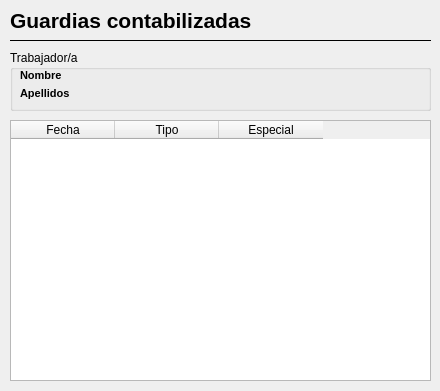
<?xml version="1.0" encoding="UTF-8"?>
<ui version="4.0">
 <class>Dialog</class>
 <widget class="QDialog" name="Dialog">
  <property name="geometry">
   <rect>
    <x>0</x>
    <y>0</y>
    <width>440</width>
    <height>391</height>
   </rect>
  </property>
  <property name="minimumSize">
   <size>
    <width>440</width>
    <height>391</height>
   </size>
  </property>
  <property name="maximumSize">
   <size>
    <width>440</width>
    <height>391</height>
   </size>
  </property>
  <property name="windowTitle">
   <string>Detalle</string>
  </property>
  <widget class="QLabel" name="label_5">
   <property name="geometry">
    <rect>
     <x>10</x>
     <y>10</y>
     <width>271</width>
     <height>21</height>
    </rect>
   </property>
   <property name="font">
    <font>
     <pointsize>16</pointsize>
     <weight>75</weight>
     <bold>true</bold>
    </font>
   </property>
   <property name="text">
    <string>Guardias contabilizadas</string>
   </property>
  </widget>
  <widget class="Line" name="line">
   <property name="geometry">
    <rect>
     <x>10</x>
     <y>30</y>
     <width>421</width>
     <height>20</height>
    </rect>
   </property>
   <property name="frameShadow">
    <enum>QFrame::Plain</enum>
   </property>
   <property name="orientation">
    <enum>Qt::Horizontal</enum>
   </property>
  </widget>
  <widget class="QGroupBox" name="groupBox_3">
   <property name="geometry">
    <rect>
     <x>10</x>
     <y>50</y>
     <width>421</width>
     <height>61</height>
    </rect>
   </property>
   <property name="title">
    <string>Trabajador/a</string>
   </property>
   <widget class="QLabel" name="labelApellidos">
    <property name="geometry">
     <rect>
      <x>67</x>
      <y>37</y>
      <width>182</width>
      <height>12</height>
     </rect>
    </property>
    <property name="text">
     <string/>
    </property>
   </widget>
   <widget class="QLabel" name="labelNombre">
    <property name="geometry">
     <rect>
      <x>67</x>
      <y>20</y>
      <width>182</width>
      <height>11</height>
     </rect>
    </property>
    <property name="text">
     <string/>
    </property>
   </widget>
   <widget class="QLabel" name="label_2">
    <property name="geometry">
     <rect>
      <x>10</x>
      <y>37</y>
      <width>51</width>
      <height>12</height>
     </rect>
    </property>
    <property name="font">
     <font>
      <pointsize>8</pointsize>
      <weight>75</weight>
      <bold>true</bold>
     </font>
    </property>
    <property name="text">
     <string>Apellidos</string>
    </property>
   </widget>
   <widget class="QLabel" name="label">
    <property name="geometry">
     <rect>
      <x>10</x>
      <y>20</y>
      <width>44</width>
      <height>11</height>
     </rect>
    </property>
    <property name="font">
     <font>
      <pointsize>8</pointsize>
      <weight>75</weight>
      <bold>true</bold>
     </font>
    </property>
    <property name="text">
     <string>Nombre</string>
    </property>
   </widget>
  </widget>
  <widget class="QTableWidget" name="resultsTable">
   <property name="enabled">
    <bool>true</bool>
   </property>
   <property name="geometry">
    <rect>
     <x>10</x>
     <y>120</y>
     <width>421</width>
     <height>261</height>
    </rect>
   </property>
   <property name="autoFillBackground">
    <bool>false</bool>
   </property>
   <property name="frameShape">
    <enum>QFrame::StyledPanel</enum>
   </property>
   <property name="frameShadow">
    <enum>QFrame::Plain</enum>
   </property>
   <property name="autoScrollMargin">
    <number>16</number>
   </property>
   <property name="alternatingRowColors">
    <bool>true</bool>
   </property>
   <property name="selectionMode">
    <enum>QAbstractItemView::SingleSelection</enum>
   </property>
   <property name="selectionBehavior">
    <enum>QAbstractItemView::SelectRows</enum>
   </property>
   <property name="showGrid">
    <bool>true</bool>
   </property>
   <property name="gridStyle">
    <enum>Qt::SolidLine</enum>
   </property>
   <property name="sortingEnabled">
    <bool>true</bool>
   </property>
   <attribute name="horizontalHeaderDefaultSectionSize">
    <number>104</number>
   </attribute>
   <attribute name="horizontalHeaderStretchLastSection">
    <bool>false</bool>
   </attribute>
   <attribute name="verticalHeaderVisible">
    <bool>true</bool>
   </attribute>
   <attribute name="verticalHeaderDefaultSectionSize">
    <number>22</number>
   </attribute>
   <attribute name="verticalHeaderMinimumSectionSize">
    <number>15</number>
   </attribute>
   <attribute name="verticalHeaderStretchLastSection">
    <bool>false</bool>
   </attribute>
   <column>
    <property name="text">
     <string>Fecha</string>
    </property>
   </column>
   <column>
    <property name="text">
     <string>Tipo</string>
    </property>
   </column>
   <column>
    <property name="text">
     <string>Especial</string>
    </property>
   </column>
  </widget>
 </widget>
 <resources/>
 <connections/>
</ui>
